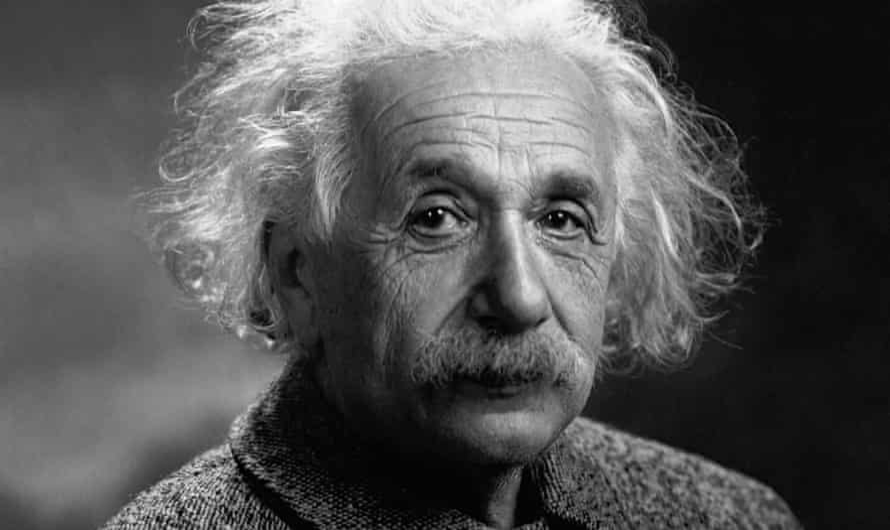
#> input picture Lab-5/Notebook/img1.jpg, 890 x 530 px
$ jupyter execute 'XOR Gate Implementation.ipynb'
#> lines starting #> are read from the running program, lines starting #| are printed output that depends on the picture
# LAB-5

### *XOR Gate*

### Implementation

[cell 1]
A = int(input('Enter input A: '))
#> the answer given: 3
B = int(input('Enter input B: '))
#> the answer given: 3
print('Implementing XOR Gate...\nA XOR B =', int(A!=B))

### Encrypting and Decrypting an Image

[cell 2]
import cv2
import numpy as np

img1 = cv2.imread('img1.jpg')
#> img1 is the input picture: shape (530, 890, 3); min 0, max 255, mean 85.4
img2 = cv2.imread('img2.jpg')
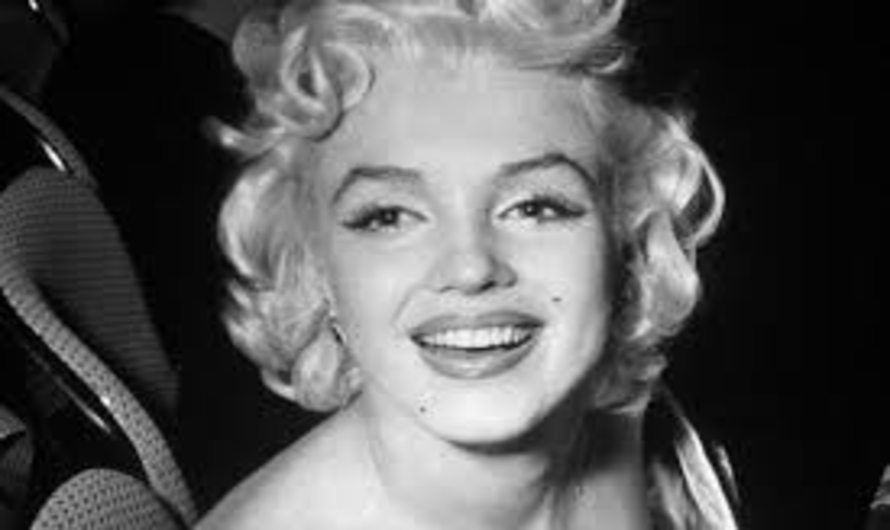
#> input picture Lab-5/Notebook/img2.jpg, 890 x 530 px
#> img2 is the input picture: shape (530, 890, 3); min 0, max 254, mean 85.4

xor_img = cv2.bitwise_xor(img2, img1, mask = None)
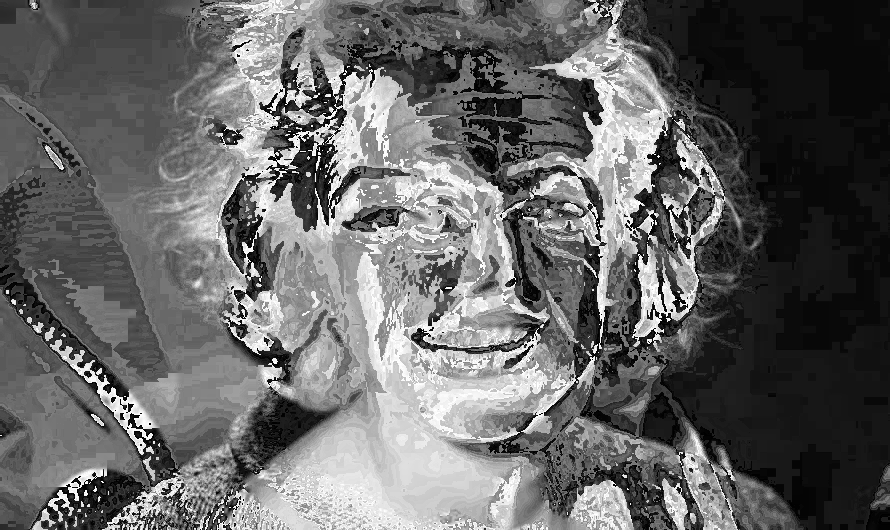
#> xor_img: shape (530, 890, 3); min 0, max 255, mean 101.9
cv2.imshow('Encryted Image', xor_img)

de_img = cv2.bitwise_xor(xor_img, img2, mask = None)
cv2.imshow('Decryted Image', de_img)

# de-allocating any associated memory usage
if cv2.waitKey(0) & 0xff == 27:
#> (key Esc is pressed here)
    cv2.destroyAllWindows()
